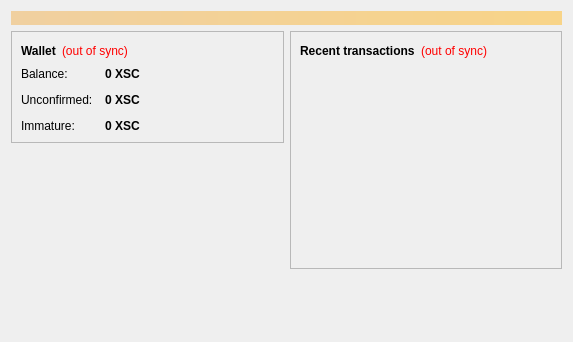
<?xml version="1.0" encoding="UTF-8"?>
<ui version="4.0">
 <class>OverviewPage</class>
 <widget class="QWidget" name="OverviewPage">
  <property name="geometry">
   <rect>
    <x>0</x>
    <y>0</y>
    <width>573</width>
    <height>342</height>
   </rect>
  </property>
  <property name="windowTitle">
   <string>Form</string>
  </property>
  <layout class="QVBoxLayout" name="topLayout">
   <item>
    <widget class="QLabel" name="labelAlerts">
     <property name="visible">
      <bool>false</bool>
     </property>
     <property name="styleSheet">
      <string notr="true">background-color: qlineargradient(x1: 0, y1: 0, x2: 1, y2: 0, stop:0 #F0D0A0, stop:1 #F8D488); color:#000000;</string>
     </property>
     <property name="wordWrap">
      <bool>true</bool>
     </property>
     <property name="margin">
      <number>3</number>
     </property>
    </widget>
   </item>
   <item>
    <layout class="QHBoxLayout" name="horizontalLayout" stretch="1,1">
     <item>
      <layout class="QVBoxLayout" name="verticalLayout_2">
       <item>
        <widget class="QFrame" name="frame">
         <property name="frameShape">
          <enum>QFrame::StyledPanel</enum>
         </property>
         <property name="frameShadow">
          <enum>QFrame::Raised</enum>
         </property>
         <layout class="QVBoxLayout" name="verticalLayout_4">
          <item>
           <layout class="QHBoxLayout" name="horizontalLayout_4">
            <item>
             <widget class="QLabel" name="label_5">
              <property name="font">
               <font>
                <weight>75</weight>
                <bold>true</bold>
               </font>
              </property>
              <property name="text">
               <string>Wallet</string>
              </property>
             </widget>
            </item>
            <item>
             <widget class="QLabel" name="labelWalletStatus">
              <property name="toolTip">
               <string>The displayed information may be out of date. Your wallet automatically synchronizes with the StartCOIN network after a connection is established, but this process has not completed yet.</string>
              </property>
              <property name="styleSheet">
               <string notr="true">QLabel { color: red; }</string>
              </property>
              <property name="text">
               <string notr="true">(out of sync)</string>
              </property>
              <property name="alignment">
               <set>Qt::AlignLeading|Qt::AlignLeft|Qt::AlignVCenter</set>
              </property>
             </widget>
            </item>
            <item>
             <spacer name="horizontalSpacer_2">
              <property name="orientation">
               <enum>Qt::Horizontal</enum>
              </property>
              <property name="sizeHint" stdset="0">
               <size>
                <width>40</width>
                <height>20</height>
               </size>
              </property>
             </spacer>
            </item>
           </layout>
          </item>
          <item>
           <layout class="QFormLayout" name="formLayout_2">
            <property name="fieldGrowthPolicy">
             <enum>QFormLayout::AllNonFixedFieldsGrow</enum>
            </property>
            <property name="horizontalSpacing">
             <number>12</number>
            </property>
            <property name="verticalSpacing">
             <number>12</number>
            </property>
            <item row="0" column="0">
             <widget class="QLabel" name="label">
              <property name="text">
               <string>Balance:</string>
              </property>
             </widget>
            </item>
            <item row="0" column="1">
             <widget class="QLabel" name="labelBalance">
              <property name="font">
               <font>
                <weight>75</weight>
                <bold>true</bold>
               </font>
              </property>
              <property name="cursor">
               <cursorShape>IBeamCursor</cursorShape>
              </property>
              <property name="toolTip">
               <string>Your current balance</string>
              </property>
              <property name="text">
               <string notr="true">0 XSC</string>
              </property>
              <property name="textInteractionFlags">
               <set>Qt::LinksAccessibleByMouse|Qt::TextSelectableByKeyboard|Qt::TextSelectableByMouse</set>
              </property>
             </widget>
            </item>
            <item row="1" column="0">
             <widget class="QLabel" name="label_3">
              <property name="text">
               <string>Unconfirmed:</string>
              </property>
             </widget>
            </item>
            <item row="1" column="1">
             <widget class="QLabel" name="labelUnconfirmed">
              <property name="font">
               <font>
                <weight>75</weight>
                <bold>true</bold>
               </font>
              </property>
              <property name="cursor">
               <cursorShape>IBeamCursor</cursorShape>
              </property>
              <property name="toolTip">
               <string>Total of transactions that have yet to be confirmed, and do not yet count toward the current balance</string>
              </property>
              <property name="text">
               <string notr="true">0 XSC</string>
              </property>
              <property name="textInteractionFlags">
               <set>Qt::LinksAccessibleByMouse|Qt::TextSelectableByKeyboard|Qt::TextSelectableByMouse</set>
              </property>
             </widget>
            </item>
            <item row="2" column="0">
             <widget class="QLabel" name="labelImmatureText">
              <property name="text">
               <string>Immature:</string>
              </property>
             </widget>
            </item>
            <item row="2" column="1">
             <widget class="QLabel" name="labelImmature">
              <property name="font">
               <font>
                <weight>75</weight>
                <bold>true</bold>
               </font>
              </property>
              <property name="toolTip">
               <string>Mined balance that has not yet matured</string>
              </property>
              <property name="text">
               <string notr="true">0 XSC</string>
              </property>
              <property name="textInteractionFlags">
               <set>Qt::LinksAccessibleByMouse|Qt::TextSelectableByKeyboard|Qt::TextSelectableByMouse</set>
              </property>
             </widget>
            </item>
           </layout>
          </item>
         </layout>
        </widget>
       </item>
       <item>
        <spacer name="verticalSpacer">
         <property name="orientation">
          <enum>Qt::Vertical</enum>
         </property>
         <property name="sizeHint" stdset="0">
          <size>
           <width>20</width>
           <height>40</height>
          </size>
         </property>
        </spacer>
       </item>
      </layout>
     </item>
     <item>
      <layout class="QVBoxLayout" name="verticalLayout_3">
       <item>
        <widget class="QFrame" name="frame_2">
         <property name="frameShape">
          <enum>QFrame::StyledPanel</enum>
         </property>
         <property name="frameShadow">
          <enum>QFrame::Raised</enum>
         </property>
         <layout class="QVBoxLayout" name="verticalLayout">
          <item>
           <layout class="QHBoxLayout" name="horizontalLayout_2">
            <item>
             <widget class="QLabel" name="label_4">
              <property name="text">
               <string>&lt;b&gt;Recent transactions&lt;/b&gt;</string>
              </property>
             </widget>
            </item>
            <item>
             <widget class="QLabel" name="labelTransactionsStatus">
              <property name="toolTip">
               <string>The displayed information may be out of date. Your wallet automatically synchronizes with the StartCOIN network after a connection is established, but this process has not completed yet.</string>
              </property>
              <property name="styleSheet">
               <string notr="true">QLabel { color: red; }</string>
              </property>
              <property name="text">
               <string notr="true">(out of sync)</string>
              </property>
              <property name="alignment">
               <set>Qt::AlignRight|Qt::AlignTrailing|Qt::AlignVCenter</set>
              </property>
             </widget>
            </item>
            <item>
             <spacer name="horizontalSpacer">
              <property name="orientation">
               <enum>Qt::Horizontal</enum>
              </property>
              <property name="sizeHint" stdset="0">
               <size>
                <width>40</width>
                <height>20</height>
               </size>
              </property>
             </spacer>
            </item>
           </layout>
          </item>
          <item>
           <widget class="QListView" name="listTransactions">
            <property name="styleSheet">
             <string notr="true">QListView { background: transparent; }</string>
            </property>
            <property name="frameShape">
             <enum>QFrame::NoFrame</enum>
            </property>
            <property name="verticalScrollBarPolicy">
             <enum>Qt::ScrollBarAlwaysOff</enum>
            </property>
            <property name="horizontalScrollBarPolicy">
             <enum>Qt::ScrollBarAlwaysOff</enum>
            </property>
            <property name="selectionMode">
             <enum>QAbstractItemView::NoSelection</enum>
            </property>
           </widget>
          </item>
         </layout>
        </widget>
       </item>
       <item>
        <spacer name="verticalSpacer_2">
         <property name="orientation">
          <enum>Qt::Vertical</enum>
         </property>
         <property name="sizeHint" stdset="0">
          <size>
           <width>20</width>
           <height>40</height>
          </size>
         </property>
        </spacer>
       </item>
      </layout>
     </item>
    </layout>
   </item>
  </layout>
 </widget>
 <resources/>
 <connections/>
</ui>
